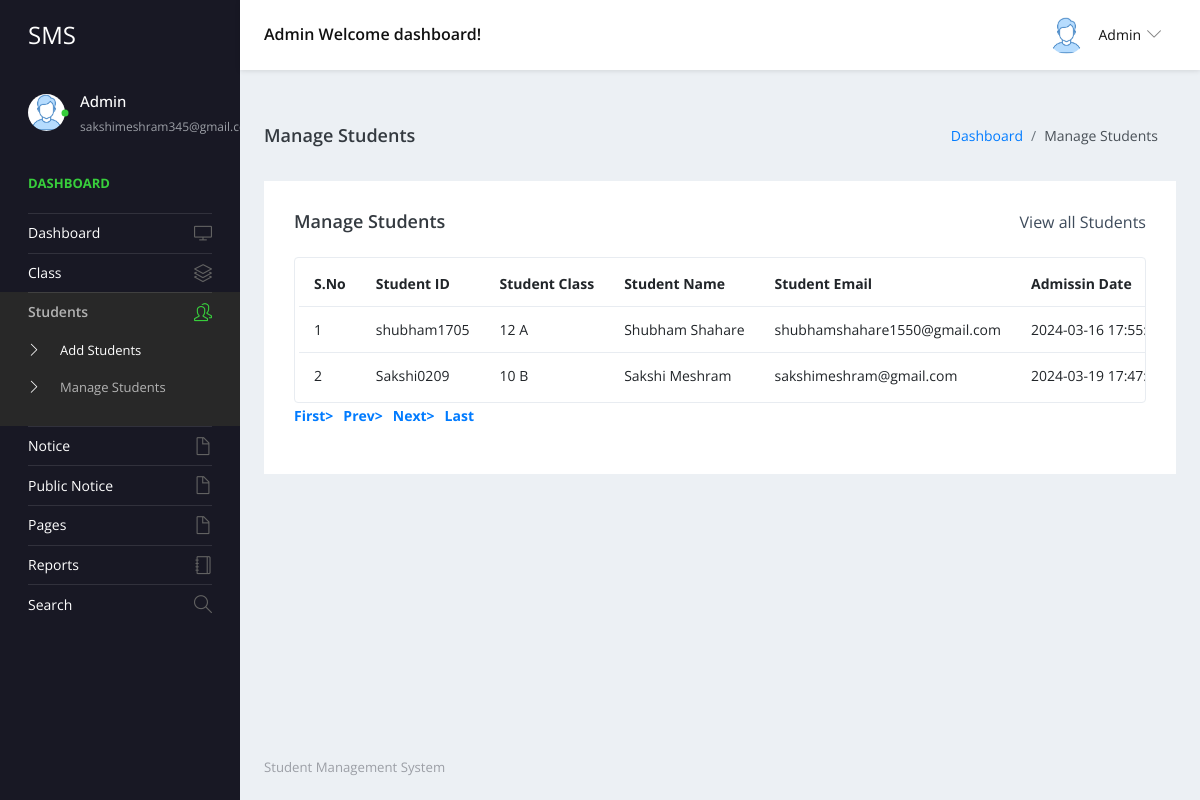
/studentms/admin/manage-students.php (signed in), run on the app's committed database.
### tables this page shows
CREATE TABLE `tblstudent` (
  `ID` int NOT NULL,
  `StudentName` varchar(200) DEFAULT NULL,
  `StudentEmail` varchar(200) DEFAULT NULL,
  `StudentClass` varchar(100) DEFAULT NULL,
  `Gender` varchar(50) DEFAULT NULL,
  `DOB` date DEFAULT NULL,
  `StuID` varchar(200) DEFAULT NULL,
  `FatherName` mediumtext,
  `MotherName` mediumtext,
  `ContactNumber` bigint DEFAULT NULL,
  `AltenateNumber` bigint DEFAULT NULL,
  `Address` mediumtext,
  `UserName` varchar(200) DEFAULT NULL,
  `Password` varchar(200) DEFAULT NULL,
  `Image` varchar(200) DEFAULT NULL,
  `DateofAdmission` timestamp NULL DEFAULT CURRENT_TIMESTAMP
);

CREATE TABLE `tblclass` (
  `ID` int NOT NULL,
  `ClassName` varchar(50) DEFAULT NULL,
  `Section` varchar(20) DEFAULT NULL,
  `CreationDate` timestamp NULL DEFAULT CURRENT_TIMESTAMP
);

### studentms/admin/manage-students.php (the view, shortened to what this page needs)
<?php
include('includes/dbconnection.php');
if (strlen($_SESSION['sturecmsaid']==0)) {
  header('location:logout.php');
  } else{
?>
<!DOCTYPE html>
<html lang="en">
  <head>
    <link rel="stylesheet" href="vendors/simple-line-icons/css/simple-line-icons.css">
    <link rel="stylesheet" href="vendors/flag-icon-css/css/flag-icon.min.css">
    <link rel="stylesheet" href="vendors/css/vendor.bundle.base.css">
    <link rel="stylesheet" href="./vendors/daterangepicker/daterangepicker.css">
    <link rel="stylesheet" href="./vendors/chartist/chartist.min.css">
    <link rel="stylesheet" href="./css/style.css">
  </head>
  <body>
    <div class="container-scroller">
     <?php include_once('includes/header.php');?>
      <div class="container-fluid page-body-wrapper">
        <?php include_once('includes/sidebar.php');?>
        <div class="main-panel">
          <div class="content-wrapper">
             <div class="page-header">
              <h3 class="page-title"> Manage Students </h3>
              <nav aria-label="breadcrumb">
                <ol class="breadcrumb">
                  <li class="breadcrumb-item"><a href="dashboard.php">Dashboard</a></li>
                  <li class="breadcrumb-item active" aria-current="page"> Manage Students</li>
                </ol>
              </nav>
            </div>
            <div class="row">
              <div class="col-md-12 grid-margin stretch-card">
                <div class="card">
                  <div class="card-body">
                    <div class="d-sm-flex align-items-center mb-4">
                      <h4 class="card-title mb-sm-0">Manage Students</h4>
                      <a href="#" class="text-dark ml-auto mb-3 mb-sm-0"> View all Students</a>
                    </div>
                    <div class="table-responsive border rounded p-1">
                      <table class="table">
                        <thead>
                          <tr>
                            <th class="font-weight-bold">S.No</th>
                            <th class="font-weight-bold">Student ID</th>
                            <th class="font-weight-bold">Student Class</th>
                            <th class="font-weight-bold">Student Name</th>
                            <th class="font-weight-bold">Student Email</th>
                            <th class="font-weight-bold">Admissin Date</th>
                          </tr>
                        </thead>
                        <tbody>
                           <?php
                            if (isset($_GET['pageno'])) {
            $pageno = $_GET['pageno'];
        } else {
            $pageno = 1;
        }
        $no_of_records_per_page = 15;
        $offset = ($pageno-1) * $no_of_records_per_page;
       $ret = "SELECT ID FROM tblstudent";
$query1 = $dbh -> prepare($ret);
$query1->execute();
$total_rows=$query1->rowCount();
$total_pages = ceil($total_rows / $no_of_records_per_page);
$sql="SELECT tblstudent.StuID,tblstudent.ID as sid,tblstudent.StudentName,tblstudent.StudentEmail,tblstudent.DateofAdmission,tblclass.ClassName,tblclass.Section from tblstudent join tblclass on tblclass.ID=tblstudent.StudentClass LIMIT $offset, $no_of_records_per_page";
$query = $dbh -> prepare($sql);
$query->execute();
$results=$query->fetchAll(PDO::FETCH_OBJ);
$cnt=1;
if($query->rowCount() > 0)
{
foreach($results as $row)
{               ?>
                          <tr>
                            <td><?php echo htmlentities($cnt);?></td>
                            <td><?php  echo htmlentities($row->StuID);?></td>
                            <td><?php  echo htmlentities($row->ClassName);?> <?php  echo htmlentities($row->Section);?></td>
                            <td><?php  echo htmlentities($row->StudentName);?></td>
                            <td><?php  echo htmlentities($row->StudentEmail);?></td>
                            <td><?php  echo htmlentities($row->DateofAdmission);?></td>
                          </tr><?php $cnt=$cnt+1;}} ?>
                        </tbody>
                      </table>
                    </div>
                    <div align="left">
    <ul class="pagination" >
        <li><a href="?pageno=1"><strong>First></strong></a></li>
        <li class="<?php if($pageno <= 1){ echo 'disabled'; } ?>">
            <a href="<?php if($pageno <= 1){ echo '#'; } else { echo "?pageno=".($pageno - 1); } ?>"><strong style="padding-left: 10px">Prev></strong></a>
        </li>
        <li class="<?php if($pageno >= $total_pages){ echo 'disabled'; } ?>">
            <a href="<?php if($pageno >= $total_pages){ echo '#'; } else { echo "?pageno=".($pageno + 1); } ?>"><strong style="padding-left: 10px">Next></strong></a>
        </li>
        <li><a href="?pageno=<?php echo $total_pages; ?>"><strong style="padding-left: 10px">Last</strong></a></li>
    </ul>
</div>
                  </div>
                </div>
              </div>
            </div>
          </div>
         <?php include_once('includes/footer.php');?>
        </div>
      </div>
    </div>
  </body>
</html><?php }  ?>

### studentms/admin/includes/header.php (shortened to what this page needs)
 <nav class="navbar default-layout-navbar col-lg-12 col-12 p-0 fixed-top d-flex flex-row">
        <div class="navbar-brand-wrapper d-flex align-items-center">
          <a class="navbar-brand brand-logo" href="dashboard.php">
            <strong style="color: white;">SMS</strong>
          </a>
        </div><?php
         $aid= $_SESSION['sturecmsaid'];
$sql="SELECT * from tbladmin where ID=:aid";
$query = $dbh -> prepare($sql);
$query->bindParam(':aid',$aid,PDO::PARAM_STR);
$query->execute();
$results=$query->fetchAll(PDO::FETCH_OBJ);
$cnt=1;
if($query->rowCount() > 0)
{
foreach($results as $row)
{               ?>
        <div class="navbar-menu-wrapper d-flex align-items-center flex-grow-1">
          <h5 class="mb-0 font-weight-medium d-none d-lg-flex"><?php  echo htmlentities($row->AdminName);?> Welcome dashboard!</h5>
          <ul class="navbar-nav navbar-nav-right ml-auto">
            <li class="nav-item dropdown d-none d-xl-inline-flex user-dropdown">
              <a class="nav-link dropdown-toggle" id="UserDropdown" href="#" data-toggle="dropdown" aria-expanded="false">
                <img class="img-xs rounded-circle ml-2" src="images/faces/face8.jpg" alt="Profile image"> <span class="font-weight-normal"> <?php  echo htmlentities($row->AdminName);?> </span></a>
                <?php $cnt=$cnt+1;}} ?>
            </li>
          </ul>
        </div>
      </nav>

### studentms/admin/includes/sidebar.php (shortened to what this page needs)
<nav class="sidebar sidebar-offcanvas" id="sidebar">
          <ul class="nav">
            <li class="nav-item nav-profile">
              <a href="#" class="nav-link">
                <div class="profile-image">
                  <img class="img-xs rounded-circle" src="images/faces/face8.jpg" alt="profile image">
                  <div class="dot-indicator bg-success"></div>
                </div>
                <div class="text-wrapper">
                  <?php
         $aid= $_SESSION['sturecmsaid'];
$sql="SELECT * from tbladmin where ID=:aid";
$query = $dbh -> prepare($sql);
$query->bindParam(':aid',$aid,PDO::PARAM_STR);
$query->execute();
$results=$query->fetchAll(PDO::FETCH_OBJ);
$cnt=1;
if($query->rowCount() > 0)
{
foreach($results as $row)
{               ?>
                  <p class="profile-name"><?php  echo htmlentities($row->AdminName);?></p>
                  <p class="designation"><?php  echo htmlentities($row->Email);?></p><?php $cnt=$cnt+1;}} ?>
                </div>
              </a>
            </li>
            <li class="nav-item nav-category">
              <span class="nav-link">Dashboard</span>
            </li>
            <li class="nav-item">
              <a class="nav-link" href="dashboard.php">
                <span class="menu-title">Dashboard</span>
                <i class="icon-screen-desktop menu-icon"></i>
              </a>
            </li>
            <li class="nav-item">
              <a class="nav-link" data-toggle="collapse" href="#ui-basic" aria-expanded="false" aria-controls="ui-basic">
                <span class="menu-title">Class</span>
                <i class="icon-layers menu-icon"></i>
              </a>
            </li>
            <li class="nav-item">
              <a class="nav-link" data-toggle="collapse" href="#ui-basic1" aria-expanded="false" aria-controls="ui-basic1">
                <span class="menu-title">Students</span>
                <i class="icon-people menu-icon"></i>
              </a>
              <div class="collapse" id="ui-basic1">
                <ul class="nav flex-column sub-menu">
                  <li class="nav-item"> <a class="nav-link" href="add-students.php">Add Students</a></li>
                  <li class="nav-item"> <a class="nav-link" href="manage-students.php">Manage Students</a></li>
                </ul>
              </div>
            </li>
            <li class="nav-item">
              <a class="nav-link" data-toggle="collapse" href="#auth" aria-expanded="false" aria-controls="auth">
                <span class="menu-title">Notice</span>
                <i class="icon-doc menu-icon"></i>
              </a>
            </li>
            <li class="nav-item">
              <a class="nav-link" data-toggle="collapse" href="#auth1" aria-expanded="false" aria-controls="auth">
                <span class="menu-title">Public Notice</span>
                <i class="icon-doc menu-icon"></i>
              </a>
              <li class="nav-item">
              <a class="nav-link" data-toggle="collapse" href="#auth2" aria-expanded="false" aria-controls="auth">
                <span class="menu-title">Pages</span>
                <i class="icon-doc menu-icon"></i>
              </a>
            </li>
              <li class="nav-item">
              <a class="nav-link" href="between-dates-reports.php">
                <span class="menu-title">Reports</span>
                <i class="icon-notebook menu-icon"></i>
              </a>
            </li>
            <li class="nav-item">
              <a class="nav-link" href="search.php">
                <span class="menu-title">Search</span>
                <i class="icon-magnifier menu-icon"></i>
              </a>
            </li>
            </li>
          </ul>
        </nav>

### data on the page
tblstudent: StuID "shubham1705", tblclass.ClassName "12", tblclass.Section "A", StudentName "Shubham Shahare", StudentEmail "shubhamshahare1550@gmail.com", DateofAdmission "2024-03-16…"
tblstudent: StuID "Sakshi0209", tblclass.ClassName "10", tblclass.Section "B", StudentName "Sakshi Meshram", StudentEmail "sakshimeshram@gmail.com", DateofAdmission "2024-03-19…"

### other printed values
$row->AdminName "Admin"
